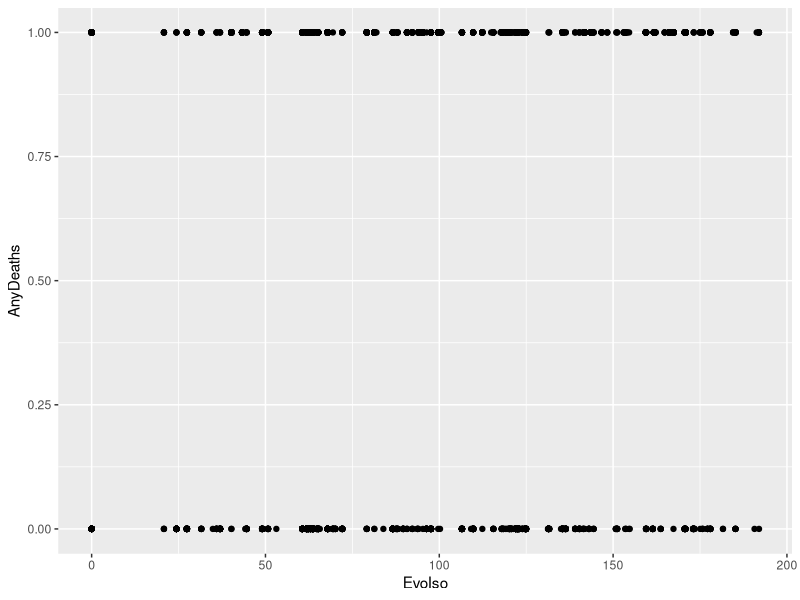
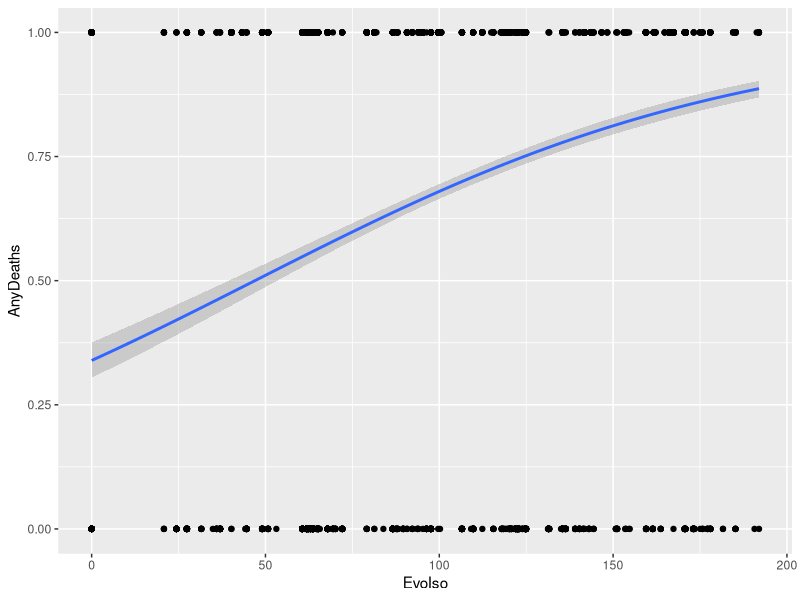
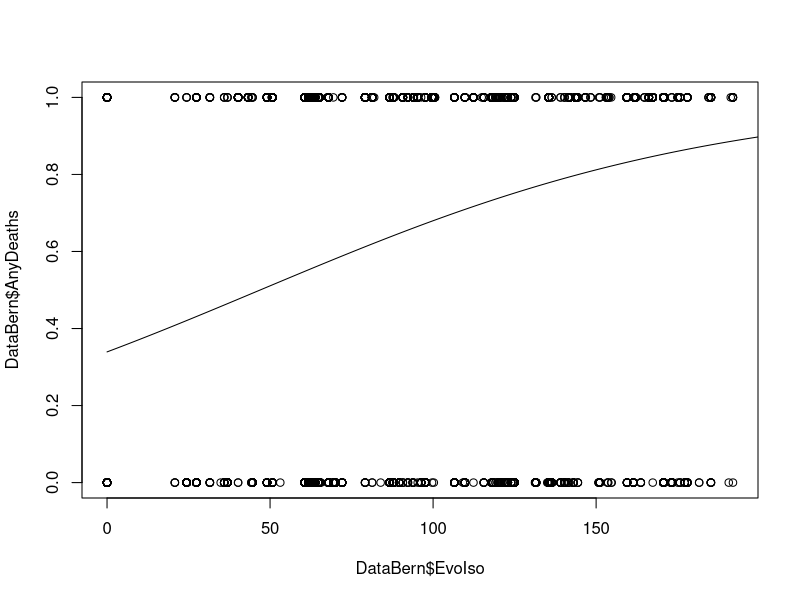
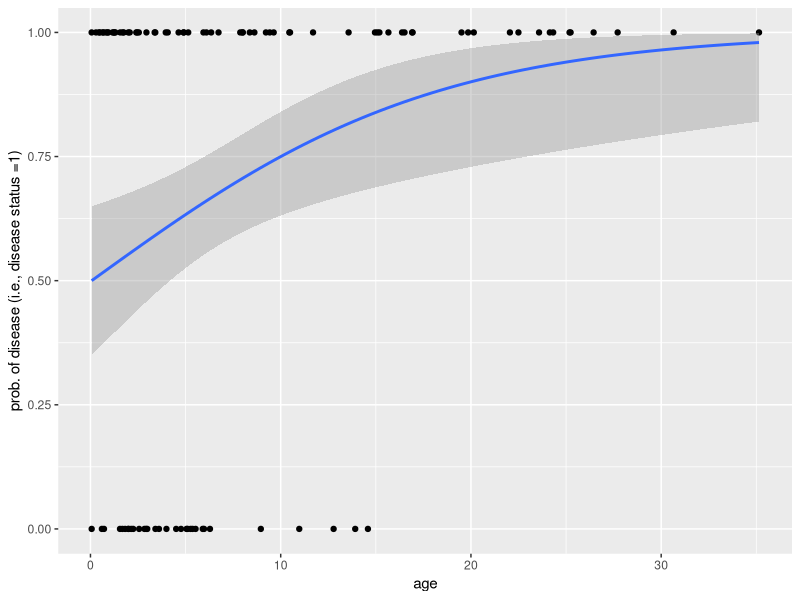
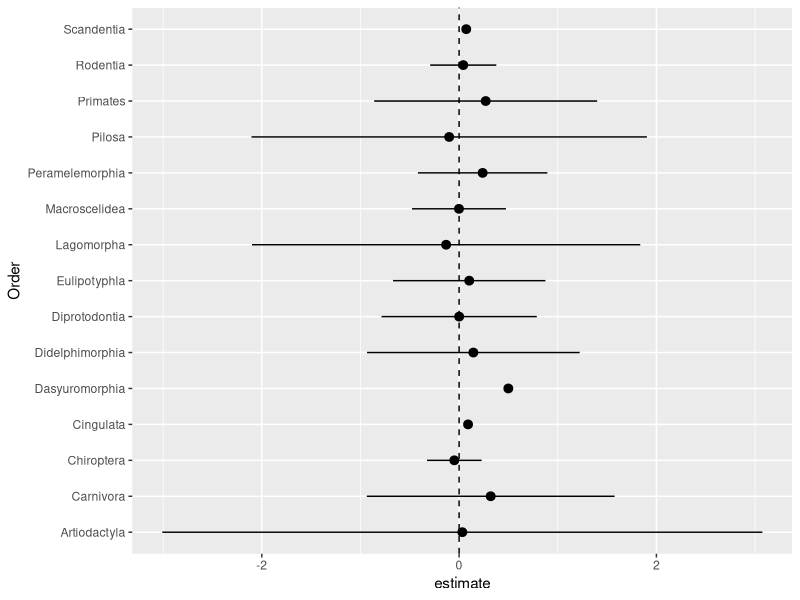
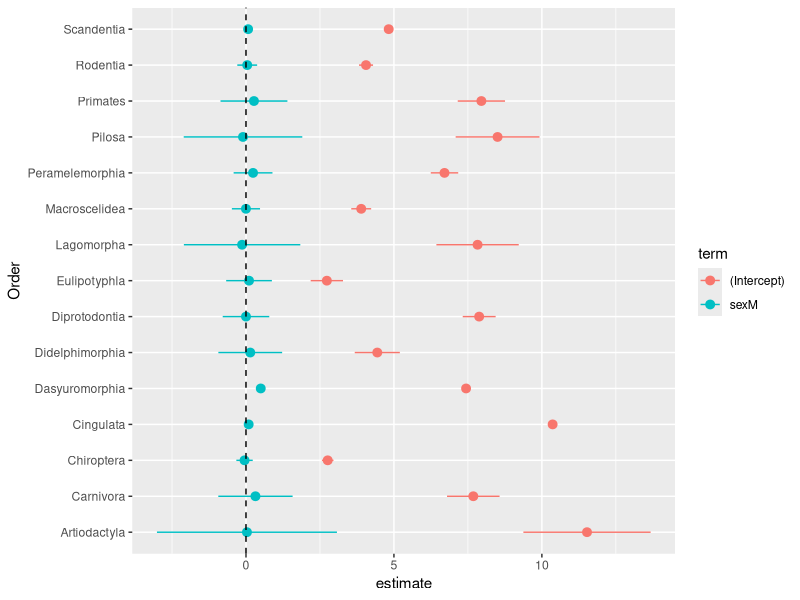
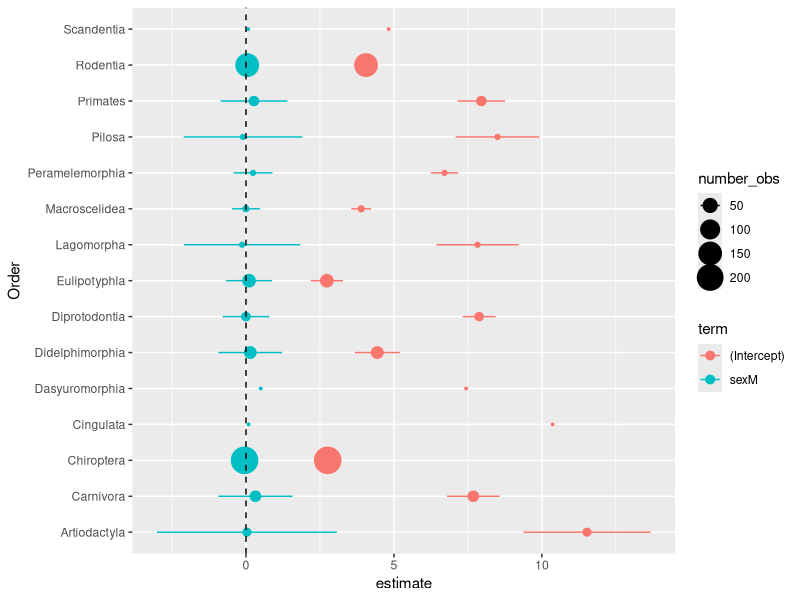
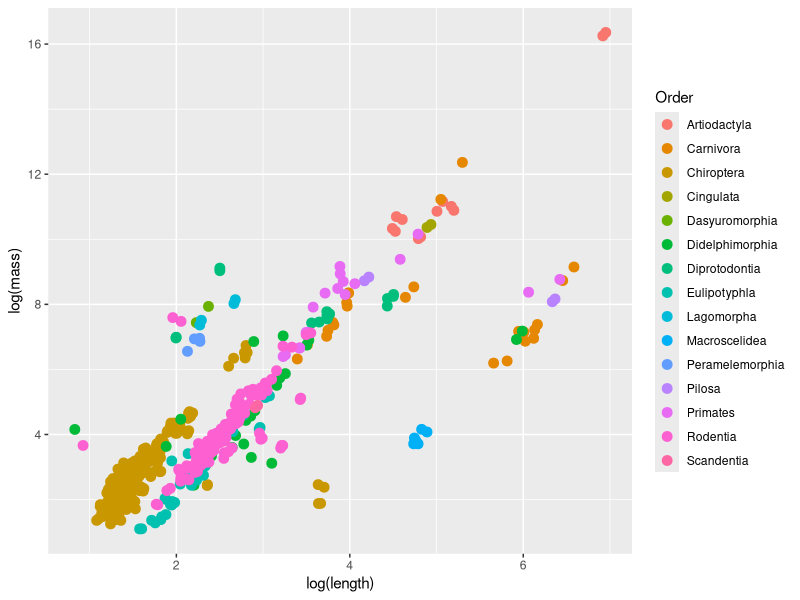

Write the R code that produced these figures, in order.
## ---- chunk 1
library(tidyverse)
library(broom)
library(lme4)
## ---- chunk 2
disease_distance <- read_csv("data/disease_distance.csv")

disease_distance %>% 
  mutate(AnyDeaths = case_when(Deaths > 0 ~ 1,
                               Deaths == 0 ~ 0)) -> DataBern

DataBern |>
  ggplot(aes(x = EvoIso, y = AnyDeaths)) + 
  geom_point()
## ---- chunk 3
model <- glm(AnyDeaths ~ EvoIso, 
             family = "binomial", 
             data = DataBern)
summary(model)
## ---- chunk 4
DataBern |>
  ggplot(aes(x = EvoIso, y = AnyDeaths)) + 
  geom_point() +
  geom_smooth(method = "glm", 
              method.args = list(family = "binomial")
              )

### base R implementation

EvoIso <- seq(0, 200, 0.1)
predicted_prob <- predict(model, list(EvoIso = EvoIso), type = "response")

plot(DataBern$EvoIso, DataBern$AnyDeaths)
lines(EvoIso, predicted_prob)
## ---- chunk 5
data_generator <- function(sample_size = 100, effect = 0.1){
  age <- rexp(n = sample_size, rate = 1/10)
  linear_predictor <- effect*age
  prob <- 1/(1+exp(-linear_predictor))
  
  disease_status <- c()
  
  for (i in 1:length(prob)){
  disease_status[i] <- rbinom(n = 1, size = 1, prob = prob[i])
  }
  
  return(data.frame(age = age, disease_status = disease_status))
}

data <- data_generator()

data %>% pivot_longer(! age) %>% 
  ggplot(aes(x = age, y = value)) + geom_point() + 
  geom_smooth(method = "glm", method.args = list(family = "binomial")
              ) + labs(y = "prob. of disease (i.e., disease status =1)")

model <- glm(disease_status~scale(age), family = binomial, data = data)
summary(model)
## ---- chunk 6
power_analysis_function <- function(sample_size){
  
  sims <- 1000
  pvalues <- c()
  for (i in 1:sims){
  data <- data_generator(sample_size)
  model <- glm(disease_status~scale(age), family = binomial, data = data)
  pvalues[i] <- summary(model)$coefficients[2,4]
  }
  
  power_estimate <- length(which(pvalues < 0.01))/length(pvalues)
  
  return(power_estimate)
}

sample_sizes <- seq(150,200,10); power_estimates <- c()

for (i in 1:length(sample_sizes)){
  power_estimates[i] <- power_analysis_function(sample_size = sample_sizes[i])
}

knitr::kable(cbind(n = sample_sizes, power = power_estimates))
## ---- chunk 7
SSDdata <- read_csv("data/SSDinMammals.csv")
## ---- chunk 8
mammal_length <- SSDdata %>%
  select(c("Order", "Scientific_Name", "lengthM", "lengthF")) %>%
  pivot_longer(c(lengthM, lengthF), names_to = "sex", values_to = "length",
               names_pattern = "length(.)")

mammal_mass <- SSDdata %>%
  select(c("Order", "Scientific_Name", "massM", "massF")) %>%
  pivot_longer(c(massM, massF), names_to = "sex", values_to = "mass",
               names_pattern = "mass(.)")

mass_nodup <- mammal_mass %>% 
  group_by(Scientific_Name, sex) %>%
  distinct(Scientific_Name, sex, .keep_all = TRUE)

length_nodup <- mammal_length %>% 
  group_by(Scientific_Name, sex) %>%
  distinct(Scientific_Name, sex, .keep_all = TRUE)

mammal_long <- full_join(mass_nodup, length_nodup, 
                         by = join_by("Scientific_Name", "sex", "Order")) |>
  drop_na()

glimpse(mammal_long)
## ---- chunk 9
# run linear model of size on sex for EACH Order

Order_specific_models <- 
  mammal_long |> 
  group_by(Order) |>
  do(model = tidy(lm(log(mass) ~ sex, data = .), conf.int = T))
  
# get coefficients for each Order

Order_specific_models |>
  unnest() |>
  select(Order, estimate)

# visualize effects, CIs, and p values

Order_specific_models |>
  unnest() |>
  subset(term == "sexM") |>
  group_by(Order) |>
  ggplot(aes(y = Order, x = estimate, 
             xmin = conf.low,
             xmax = conf.high
             )
         ) +
  geom_pointrange() +
  geom_vline(xintercept = 0, lty = 2)
## ---- chunk 10
Order_specific_models |>
  unnest() |>
  # subset(term == "sexM") |>
  group_by(Order) |>
  ggplot(aes(y = Order, x = estimate, 
             xmin = conf.low,
             xmax = conf.high,
             color = term
             )
         ) +
  geom_pointrange() +
  geom_vline(xintercept = 0, lty = 2)
## ---- chunk 11
for (i in 1:nrow(Order_specific_models)){
  print(summary(Order_specific_models$mod[[i]]))
}
## ---- chunk 12
mammal_long |> 
  group_by(Order) |>
  summarise(number_obs = n()) |>
  merge(Order_specific_models) |>
  unnest() |>
  ggplot(aes(y = Order, x = estimate, 
             xmin = conf.low,
             xmax = conf.high,
             color = term,
             size = number_obs
             )
         ) +
  geom_pointrange() +
  geom_vline(xintercept = 0, lty = 2) +
  scale_size(range = c(0, 2))
## ---- chunk 13
ggplot(data = mammal_long, aes(y = log(mass), 
                               x = log(length)
                               )
       ) + 
    geom_point(aes(color = Order), size = 3) -> p

p 
## ---- chunk 14
# no Order-dependence:
p + geom_smooth(method = "lm")

# intercept AND slope fixed and specific to the Order:
p + geom_smooth(method = "lm") + facet_wrap(~Order) 
## ---- chunk 15
## random intercept for Order

model <- lmer(formula = log(mass) ~ log(length) + (1|Order), data = mammal_long)
summary(model)

fixef(model)
ranef(model)
## ---- chunk 16
mammal_long |> ungroup() |> select(mass, length, Order) |> 
  mutate(fit.m = predict(model, re.form = NA), # does not include random effects
         fit.c = predict(model, re.form = NULL) # includes random effects
         ) ->
  predicted_values

predicted_values |>
  ggplot(aes(x = log(length), y = log(mass), color = Order)) +
  geom_point(size = 3) +
  geom_line(inherit.aes = F, aes(x = log(length), y = fit.c, color = Order), size = 1) +
  geom_line(inherit.aes = F, aes(x = log(length), y = fit.m), color = "black", size = 2)
## ---- chunk 17
## random intercept and slope for Order

model2 <- lmer(formula = log(mass) ~ log(length) + (1+log(length)|Order), data = mammal_long)
summary(model2)

fixef(model2)
ranef(model2)
## ---- chunk 18
mammal_long |> ungroup() |> select(mass, length, Order) |> 
  mutate(fit.m = predict(model2, re.form = NA),
         fit.c = predict(model2, re.form = NULL)
         ) ->
  predicted_values

predicted_values |>
  ggplot(aes(x = log(length), y = log(mass), color = Order)) +
  geom_point(size = 3) +
  geom_line(inherit.aes = F, aes(x = log(length), y = fit.c, color = Order), size = 1) +
  geom_line(inherit.aes = F, aes(x = log(length), y = fit.m), color = "black", size = 2)
## ---- chunk 19
Model <- lmer(log(mass) ~ sex + (1+sex|Order), mammal_long)

mammal_long |> ungroup() |> select(Scientific_Name, mass, sex, Order) |> 
  mutate(fit.m = predict(Model, re.form = NA),
         fit.c = predict(Model, re.form = NULL)
         ) ->
  predicted_values

predicted_values |>
  ggplot(aes(x = sex, y = log(mass))) +
  geom_line(aes(group = Scientific_Name), color = "lightgrey") +
  geom_point(color = "lightgrey", size = 2) +
  geom_point(inherit.aes = F, aes(x = sex, y = fit.c, color = Order), size = 3) +
  geom_line(inherit.aes = F, aes(x = sex, y = fit.c, color = Order, group = Order), size = 2) +
  geom_point(inherit.aes = F, aes(x = sex, y = fit.m), color = "black", size = 3) +
  geom_line(inherit.aes = F, aes(x = sex, y = fit.m, group = ""), color = "black", size = 3) +
  theme_classic()
